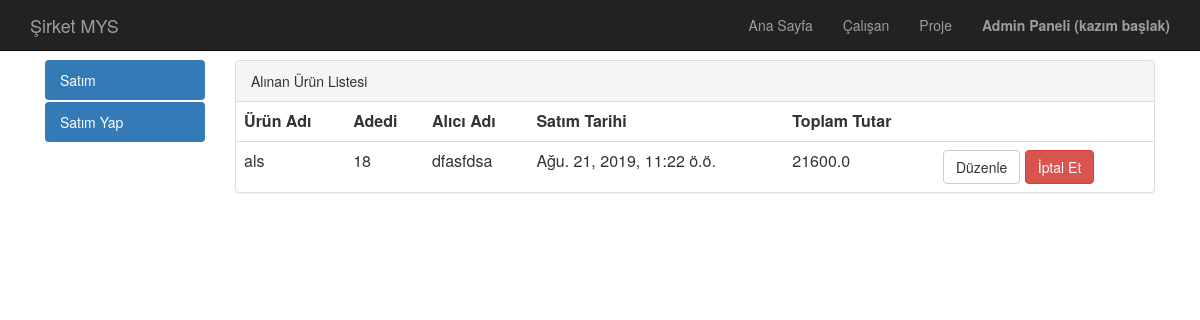
Page /satim/detail/als/ (signed in) on the committed database.
### satim/models.py (models this page shows, shortened)
class SatimFatura(models.Model):
    urun = models.ForeignKey('urun.Urun', related_name='SatimFaturaUrun', on_delete=models.CASCADE,verbose_name = "Ürün")
    adedi = models.PositiveIntegerField()
    aliciAdi = models.CharField(max_length = 50)
    tarihi = models.DateTimeField(auto_now_add=True)
    slug = models.SlugField(unique = True,editable = False, max_length= 130)
    def get_update_url(self):
        return reverse("satim:update",kwargs={'id':self.id})
    def get_delete_url(self):
        return reverse("satim:delete",kwargs={'id':self.id})
    def get_toplam_tutar(self):
        return self.adedi*self.urun.birimFiyati
    class Meta:
        ordering = ['-tarihi']

### urun/models.py (models this page shows, shortened)
class Urun(models.Model):
    adi = models.CharField(max_length = 120,verbose_name= "Ürün Adı")
    birimFiyati = models.FloatField()
    stokMiktari = models.IntegerField()
    slug = models.SlugField(unique = True,editable = False, max_length= 130)
    def __str__(self):
        return self.adi

### satim/views.py (the view)
# urls.py: path('detail/<slug:slug>/',satimDetail,name='detail'),
def satimDetail(request,slug):
    yetki = getAuthorization(request,"satim fatura")
    if yetki == -1:
        messages.warning(request,"Erişim için giriş yapınız.")
        return redirect("/admin")
    if not canView(yetki):
        messages.warning(request,"Satışlara erişim yetkiniz yoktur.")
        return redirect("satim:index")
    satim = get_object_or_404(SatimFatura,slug=slug)
    context = {
        'satim':satim,
        'canAdd':canAdd(yetki),
        'canChange':canChange(yetki),
        'canDelete':canDelete(yetki),
    }
    return render(request,"satim/satimdetay.html",context)

### calisan/models.py (called while the page is built, shortened)
def getAuthorization(request,name):
    u = request.user
    yetki = 0
    if not u.is_authenticated:
        return -1
    elif u.is_superuser:
        return 15

def canView(authorization):
    return authorization >= 8

def canAdd(authorization):
    return authorization % 2 != 0

def canChange(authorization):
    return authorization == 2 or authorization == 3 or authorization == 6 or authorization == 7 or authorization == 10 or authorization == 11 or authorization == 14 or authorization == 15

def canDelete(authorization):
    return authorization == 4 or authorization == 5 or authorization == 6 or authorization == 7 or authorization == 12 or authorization == 13 or authorization == 14 or authorization == 15

### templates/satim/satimdetay.html (shortened to what this page needs)
{% extends "base.html" %}
{% block body %}
    <div class="container">
        {% include "satim/leftnav.html" %}
        <div class="col-sm-10">
            <div class="panel panel-default">
                <div class="panel-heading">Alınan Ürün Listesi</div>
                <table class="table">
                    <tr>
                        <th>Ürün Adı</th>
                        <th>Adedi</th>
                        <th>Alıcı Adı</th>
                        <th>Satım Tarihi</th>
                        <th>Toplam Tutar</th>
                        <th></th>
                    </tr>
                    <tr>
                        <td>{{ satim.urun }}</td>
                        <td>{{ satim.adedi }}</td>
                        <td>{{ satim.aliciAdi }}</td>
                        <td>{{ satim.tarihi }}</td>
                        <td>{{ satim.get_toplam_tutar }}</td>
                        <td>
                            {% if canChange %}
                                <a href="{{ satim.get_update_url }}" class="btn btn-default" role="button">Düzenle</a>
                            {% endif %}
                            {% if canDelete %}
                                <a href="{{ satim.get_delete_url }}" class="btn btn-danger" role="button">İptal Et</a>
                            {% endif %}
                        </td>
                    </tr>
                </table>
            </div>
        </div>
    </div>
{% endblock body %}

### templates/header.html (shortened to what this page needs)
<head>
</head>
<nav class="navbar navbar-inverse navbar-fixed-top" role="banner">
    <div class="container">
        <div class="navbar-header">
            <a href="{% url 'home:index'%}" class="navbar-brand">Şirket MYS</a>
        </div>
        <nav class="collapse navbar-collapse" role="navigation">
            <ul class="nav navbar-nav navbar-right">
                <li><a href="{% url 'home:index'%}">Ana Sayfa</a></li>
                <li><a href="{% url 'calisan:index' %}">Çalışan</a></li>
                <li><a href="{% url 'proje:index' %}">Proje</a></li>
                <li><a href="/admin"><b>Admin Paneli ({{ request.user.get_full_name }})</b></a></li>
            </ul>
        </nav>
    </div>
</nav>

### static/css/style.css (style rules this page uses)
body { margin-top: 60px; }

### rows in the picture
SatimFatura: urun "als", adedi "18", aliciAdi "dfasfdsa", tarihi "Ağu. 21, 2019, 11:22 ö.ö.", get_toplam_tutar "21600.0"

### other values in the picture
{{ request.user.get_full_name }} "kazım başlak"
